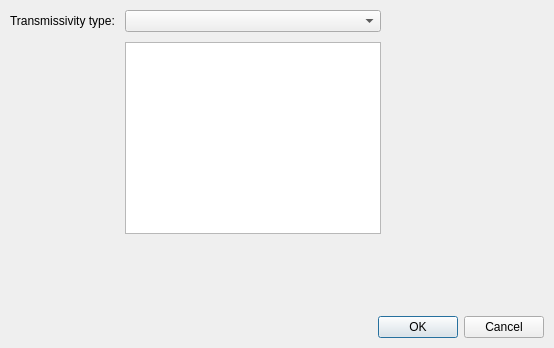
<?xml version="1.0" encoding="UTF-8"?>
<ui version="4.0">
 <class>TransmissivityDialog</class>
 <widget class="QDialog" name="TransmissivityDialog">
  <property name="geometry">
   <rect>
    <x>0</x>
    <y>0</y>
    <width>554</width>
    <height>348</height>
   </rect>
  </property>
  <property name="windowTitle">
   <string>Transmissivity Definition</string>
  </property>
  <layout class="QGridLayout" name="mainLayout">
   <property name="leftMargin">
    <number>10</number>
   </property>
   <property name="topMargin">
    <number>10</number>
   </property>
   <property name="rightMargin">
    <number>10</number>
   </property>
   <property name="bottomMargin">
    <number>10</number>
   </property>
   <property name="spacing">
    <number>10</number>
   </property>
   <item row="0" column="0">
    <widget class="QLabel" name="transmissivityLabel">
     <property name="text">
      <string>Transmissivity type:</string>
     </property>
    </widget>
   </item>
   <item row="0" column="1">
    <widget class="QComboBox" name="transmissivityCombo"/>
   </item>
   <item row="1" column="1">
    <widget class="FieldContainerWidget" name="transmissivityParameters"/>
   </item>
   <item row="2" column="1">
    <spacer name="verticalSpacer">
     <property name="orientation">
      <enum>Qt::Vertical</enum>
     </property>
     <property name="sizeHint" stdset="0">
      <size>
       <width>20</width>
       <height>40</height>
      </size>
     </property>
    </spacer>
   </item>
   <item row="0" column="2">
    <spacer name="horizontalSpacer">
     <property name="orientation">
      <enum>Qt::Horizontal</enum>
     </property>
     <property name="sizeHint" stdset="0">
      <size>
       <width>40</width>
       <height>20</height>
      </size>
     </property>
    </spacer>
   </item>
   <item row="3" column="0" colspan="3">
    <widget class="QDialogButtonBox" name="buttonBox">
     <property name="orientation">
      <enum>Qt::Horizontal</enum>
     </property>
     <property name="standardButtons">
      <set>QDialogButtonBox::Cancel|QDialogButtonBox::Ok</set>
     </property>
    </widget>
   </item>
  </layout>
 </widget>
 <customwidgets>
  <customwidget>
   <class>FieldContainerWidget</class>
   <extends>QTreeView</extends>
   <header>parameters/FieldContainerWidget.h</header>
  </customwidget>
 </customwidgets>
 <resources/>
 <connections>
  <connection>
   <sender>buttonBox</sender>
   <signal>accepted()</signal>
   <receiver>TransmissivityDialog</receiver>
   <slot>accept()</slot>
   <hints>
    <hint type="sourcelabel">
     <x>248</x>
     <y>254</y>
    </hint>
    <hint type="destinationlabel">
     <x>157</x>
     <y>274</y>
    </hint>
   </hints>
  </connection>
  <connection>
   <sender>buttonBox</sender>
   <signal>rejected()</signal>
   <receiver>TransmissivityDialog</receiver>
   <slot>reject()</slot>
   <hints>
    <hint type="sourcelabel">
     <x>316</x>
     <y>260</y>
    </hint>
    <hint type="destinationlabel">
     <x>286</x>
     <y>274</y>
    </hint>
   </hints>
  </connection>
 </connections>
</ui>
